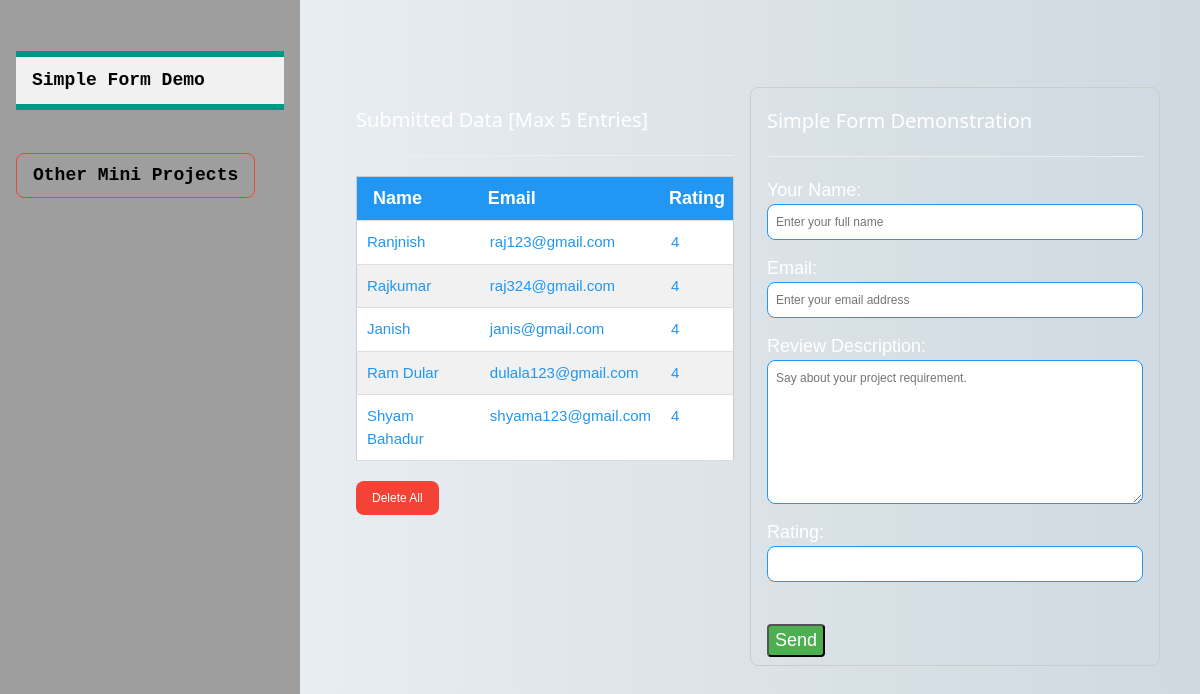
/app2/simplform/, run on an earlier commit of the app's database.
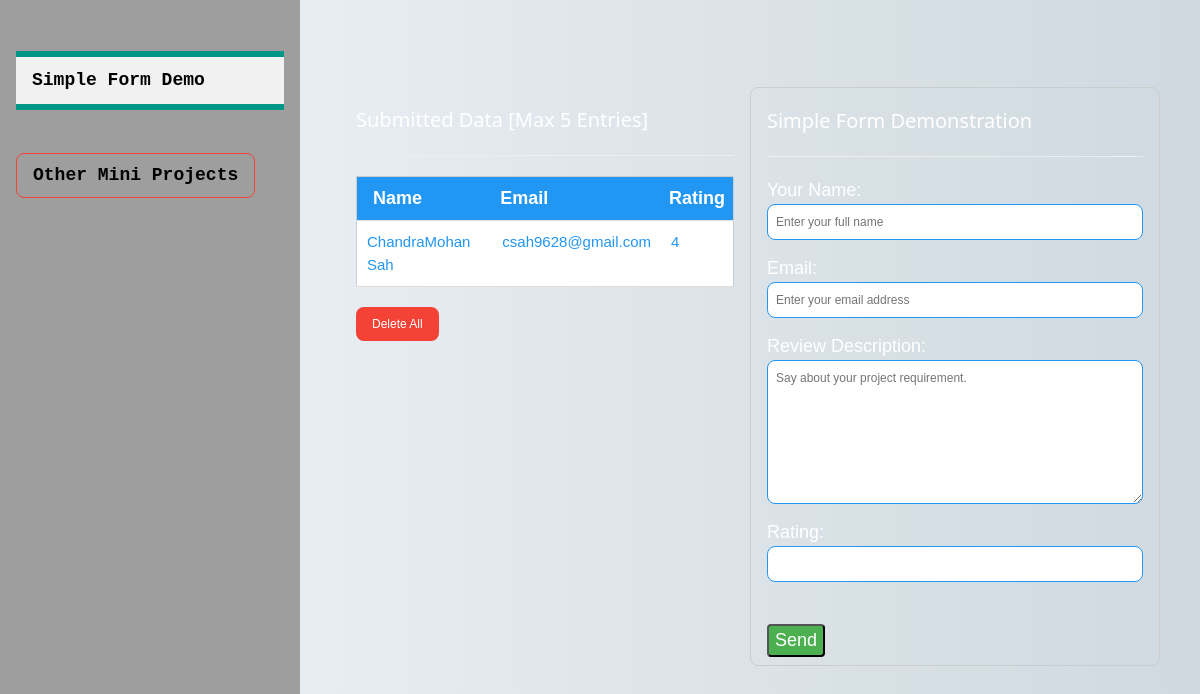
And on a later commit of the database.
### app2_simple_form/models.py (models this page shows, shortened)
class Review(models.Model):
    name = models.CharField(max_length=100)
    email = models.EmailField()
    review_text = models.TextField()
    rating = models.IntegerField(
        validators=[
            MinValueValidator(1),
            MaxValueValidator(5)
        ]  # Ensure the rating is between 1 and 5
    )

### app2_simple_form/app2_api/views.py (the view, shortened to what this page needs)
# urls.py: path("simplform/", views.SimpleFormHome, name="simple-form"),
def SimpleFormHome(request):
    form = None
    reviews = Review.objects.all()
    context = {
        "sidebar_content": "Simple Form Demo",
        "form_data":ReviewForm(),
        "reviews":reviews
    }
    return render(request, "app2_simple_form/page0.html", context)

### app2_simple_form/templates/app2_simple_form/page0.html (shortened to what this page needs)
{% extends 'base2.html' %}
{% load static %}
{% block content %}
<body>
        <div class="w3-content w3-text-white w3-large" style="margin-top:60px"><br>
                <div class="w3-col l6 w3-padding w3-round-large " >
                    <h4  style="margin-bottom: 20px;">Submitted Data [Max 5 Entries]</h4><hr>
                    <div class="w3-responsive">
                        <table class="w3-table-all w3-hoverable w3-left w3-text-blue" style="background-color: #f7f7f7; border-radius: 10px;">
                            <thead>
                                <tr class="w3-blue" style="border-radius: 10px;">
                                    <th>Name</th>
                                    <th>Email</th>
                                    <th>Rating</th>
                                </tr>
                            </thead>
                            <tbody>
                                {% for review in reviews %}
                                <tr class="w3-hover-light-grey">
                                    <td class="w3-medium" style="padding: 10px;">{{ review.name }}</td>
                                    <td class="w3-medium" style="padding: 10px;">{{ review.email }}</td>
                                    <td class="w3-medium" style="padding: 10px;">{{ review.rating }}</td>
                                </tr>
                                {% endfor %}
                            </tbody>
                        </table>
                    </div>
                    <div style="margin-top: 20px;">
                        <a href="{% url 'delete-all' %}" class="w3-button w3-red w3-small w3-round-large" style="padding: 8px 16px; font-size: 16px;">
                            Delete All
                        </a>
                    </div>
                </div>
            <div class="w3-col l6 w3-padding  w3-border w3-round-large">
                    <h4>Simple Form Demonstration</h4><hr>
                    <form action="{% url 'simple-form' %}" method="POST">
                        <div class="custom_style">
                            {{ form_data.name.label_tag }}
                            {{ form_data.name }}
                        </div>
                        <div class="custom_style">
                            {{ form_data.email.label_tag }}
                            {{ form_data.email }}
                        </div>
                        <div class="custom_style">
                            {{ form_data.review_text.label_tag }}
                            {{ form_data.review_text }}
                        </div>
                        <div class="custom_style">
                            {{ form_data.rating.label_tag }}
                            {{ form_data.rating }}
                        </div><br>
                        <button class="w3-green w3-round" >Send</button>
                    </form>
            </div>
        </div>
</body>
{% endblock %}

What changed in the data, as far as the page shows it:
removed Review: name "Ranjnish", email "raj123@gmail.com", rating "4"
removed Review: name "Rajkumar", email "raj324@gmail.com", rating "4"
removed Review: name "Janish", email "janis@gmail.com", rating "4"
removed Review: name "Ram Dular", email "dulala123@gmail.com", rating "4"
removed Review: name "Shyam Bahadur", email "shyama123@gmail.com", rating "4"
added Review: name "ChandraMohan Sah", email "csah9628@gmail.com", rating "4"
